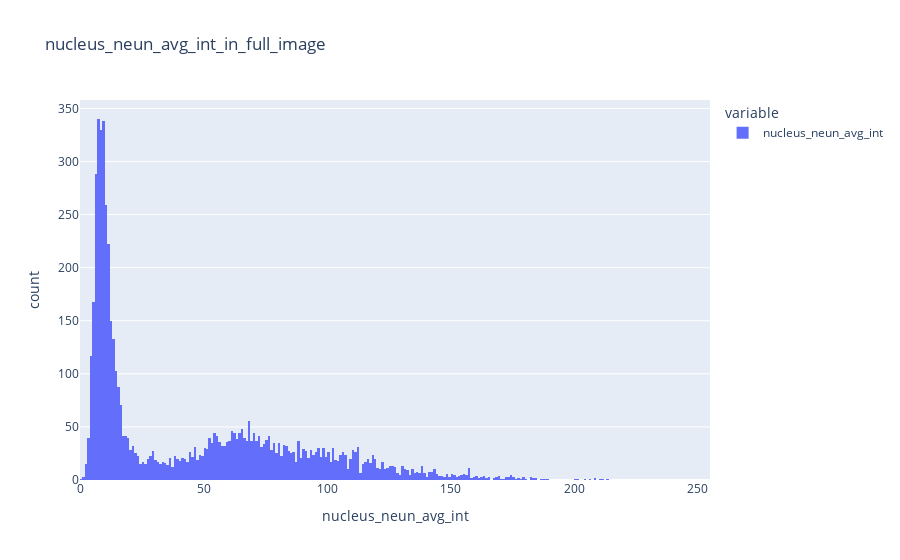
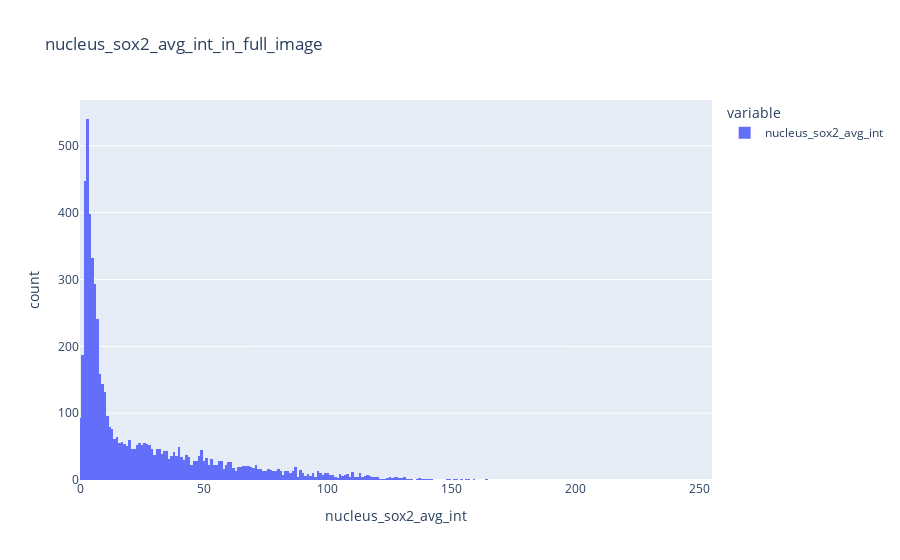

Write notebook code for charts like these, in order.
### Markdown cell above
<h3>Plot average intensities</h3>

### Code cell
# Select all column names in 'final_df' that contain the substring 'avg_int'
avg_int_columns = [col for col in final_df.columns if 'avg_int' in col]

# Loop over all extracted channel average intensities
for column_name in avg_int_columns:

    # Plot the average_intensity distribution in order to make an informed decision on the threshold
    for roi_name in roi_names:

        # Filter rows in final_df where ROI matches roi_name 
        filtered_df = final_df[(final_df["ROI"] == roi_name)]

        # Get the values of the 'label' column in filtered_df as a list
        avg_int_values = filtered_df[column_name]

        # Plot a histogram with 256 bins and a title indicating the column and ROI
        fig = px.histogram(avg_int_values, nbins=256, 
                           title=f"{column_name}_in_{roi_name}",
                           labels={'value': column_name, 'count': 'Frequency'},
                           range_x=[0, 255])
        
        # Show the plot
        fig.show()

### Figure 1 — Plotly figure (JSON) as saved in the notebook; plotly's stock layout.template omitted (floating-point values rounded to 4 significant figures; data arrays with more than 128 entries replaced by an {"elided": "..."} marker saying what was removed)
{"data": [{"alignmentgroup": "True", "bingroup": "x", "hovertemplate": "variable=nucleus_neun_avg_int<br>nucleus_neun_avg_int=%{x}<br>count=%{y}<extra></extra>", "legendgroup": "nucleus_neun_avg_int", "marker": {"color": "#636efa", "pattern": {"shape": ""}}, "name": "nucleus_neun_avg_int", "nbinsx": 256, "offsetgroup": "nucleus_neun_avg_int", "orientation": "v", "showlegend": true, "type": "histogram", "x": {"elided": "5872 float values"}, "xaxis": "x", "yaxis": "y"}], "layout": {"barmode": "relative", "legend": {"title": {"text": "variable"}, "tracegroupgap": 0}, "title": {"text": "nucleus_neun_avg_int_in_full_image"}, "xaxis": {"anchor": "y", "domain": [0, 1], "range": [0, 255], "title": {"text": "nucleus_neun_avg_int"}}, "yaxis": {"anchor": "x", "domain": [0, 1], "title": {"text": "count"}}}}

### Figure 2 — Plotly figure (JSON) as saved in the notebook; plotly's stock layout.template omitted (floating-point values rounded to 4 significant figures; data arrays with more than 128 entries replaced by an {"elided": "..."} marker saying what was removed)
{"data": [{"alignmentgroup": "True", "bingroup": "x", "hovertemplate": "variable=nucleus_sox2_avg_int<br>nucleus_sox2_avg_int=%{x}<br>count=%{y}<extra></extra>", "legendgroup": "nucleus_sox2_avg_int", "marker": {"color": "#636efa", "pattern": {"shape": ""}}, "name": "nucleus_sox2_avg_int", "nbinsx": 256, "offsetgroup": "nucleus_sox2_avg_int", "orientation": "v", "showlegend": true, "type": "histogram", "x": {"elided": "5872 float values"}, "xaxis": "x", "yaxis": "y"}], "layout": {"barmode": "relative", "legend": {"title": {"text": "variable"}, "tracegroupgap": 0}, "title": {"text": "nucleus_sox2_avg_int_in_full_image"}, "xaxis": {"anchor": "y", "domain": [0, 1], "range": [0, 255], "title": {"text": "nucleus_sox2_avg_int"}}, "yaxis": {"anchor": "x", "domain": [0, 1], "title": {"text": "count"}}}}
